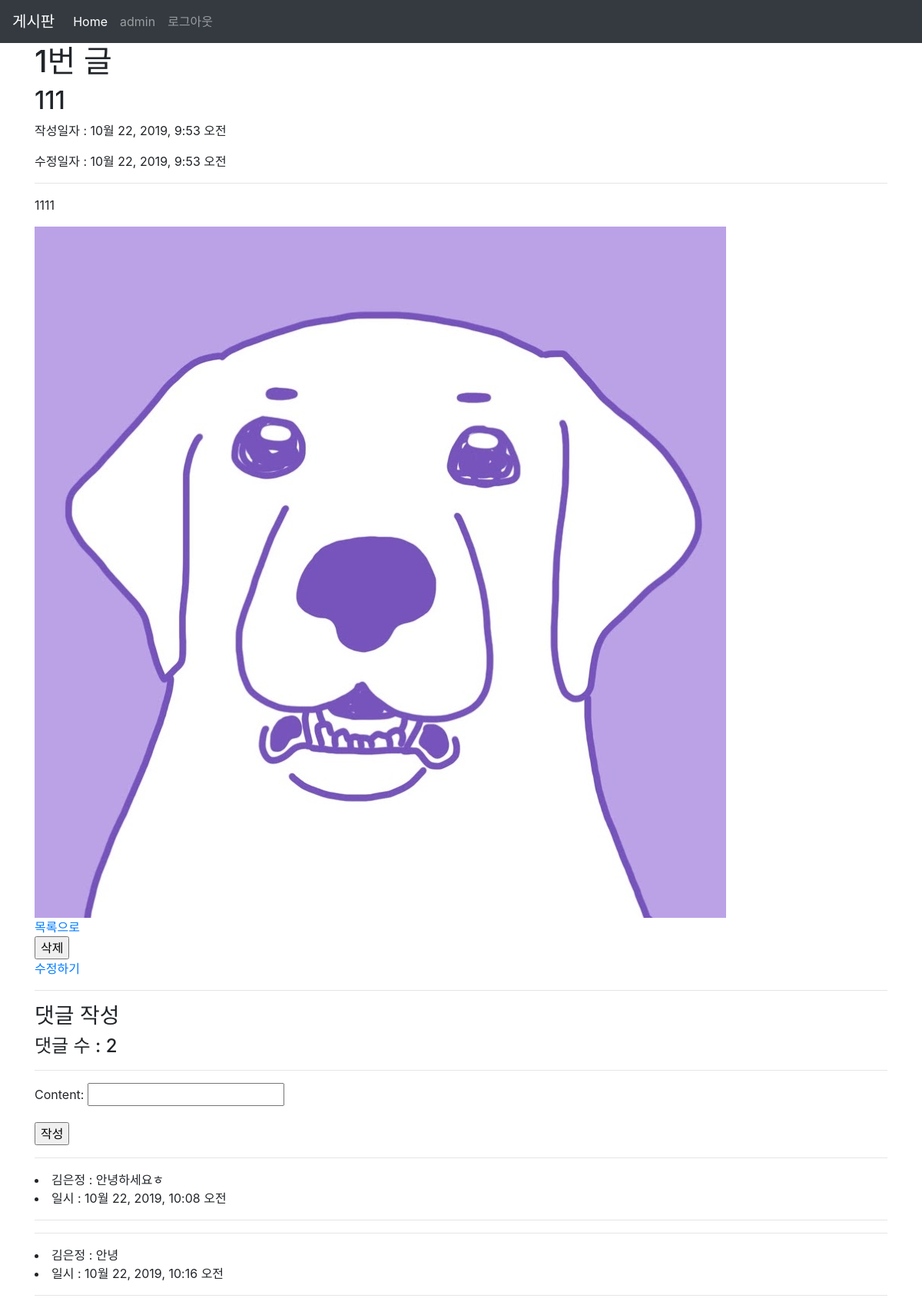
Page /articles/1/ (signed in) on the committed database.
### accounts/models.py (models this page shows)
class User(AbstractUser):
    pass

### articles/models.py (models this page shows, shortened)
class Article(models.Model):
   title = models.CharField(max_length=10)
   content = models.TextField()
   image = models.ImageField(blank=True)
   image_thumbnail = ProcessedImageField(
       blank=True,
       processors=[ResizeToFill(300, 300)],
       format='JPEG',
       options={'quality': 80}
   )
   created_at = models.DateTimeField(auto_now_add=True)
   updated_at = models.DateTimeField(auto_now=True)
   user = models.ForeignKey(settings.AUTH_USER_MODEL, on_delete=models.CASCADE)

class Comment(models.Model):
   content = models.CharField(max_length=140)
   created_at = models.DateTimeField(auto_now_add=True)
   article = models.ForeignKey(Article, on_delete=models.CASCADE)
   user = models.ForeignKey(settings.AUTH_USER_MODEL, on_delete=models.CASCADE)

### articles/views.py (the view)
# urls.py: path('<int:article_pk>/', views.detail, name='detail'),
def detail(request, article_pk):
    article = get_object_or_404(Article, pk=article_pk)
    comments = article.comment_set.all()
    comment_form = CommentForm()
    context = {
        'article': article,
        'comments': comments,
        'comment_form' : comment_form,
    }
    return render(request, 'articles/detail.html', context)

### articles/forms.py
class CommentForm(forms.ModelForm):
    class Meta:
        model = Comment
        fields = '__all__'
        exclude = ('article', 'user', )

### articles/templates/articles/detail.html (shortened to what this page needs)
{% extends 'articles/base.html' %}
{% load bootstrap4 %}
{% block body %}
<h1>{{ article.id }}번 글</h1>
<h2>{{ article.title }}</h2>
<p>작성일자 : {{ article.created_at }}</p>
<p>수정일자 : {{ article.updated_at }}</p>
<hr>
<p>{{ article.content }}</p>
{% if article.image %}
    <div><img src="{{ article.image.url }}" alt=""></div>
{% endif %}
<a href="{% url 'articles:index' %}">목록으로</a>
{% if article.user == request.user %}
    <form action="{% url 'articles:delete' article.pk %}" method="POST"
    onclick="return confirm('정말 삭제하시겠습니까?')">
        <input type="submit" value="삭제">
    </form>
    <a href="{% url 'articles:update' article.pk %}">수정하기</a>
{% endif %}
<hr>
<h3>댓글 작성 </h3>
<h4>댓글 수 : {{ comments.count }}</h4>
<hr>
{% if article.user %}
    <form action="{% url 'articles:comment_create' article.pk %}" method="POST">
        {{ comment_form.as_p }}
        <input type="submit" value="작성">
    </form>
{% endif %}
{% for comment in article.comment_set.all %}
    <hr>
    <li>{{comment.user.username }} : {{ comment.content }}</li>
    <li>일시 : {{ comment.created_at }}</li>
    <hr>
{% empty %}
    <p>댓글이 없습니다.</p>
{% endfor %}
{% endblock %}

### articles/templates/articles/base.html (shortened to what this page needs)
{% load static %}
<!DOCTYPE html>
<html lang="ko">
<head>
  <link rel="stylesheet" href="{% static 'bootstrap/css/bootstrap.min.css' %}">
</head>
<body>
  <nav class="navbar navbar-expand-lg navbar-dark bg-dark">
    <a class="navbar-brand" href="/articles/">게시판</a>
    <div class="collapse navbar-collapse" id="navbarNav">
      <ul class="navbar-nav">
        <li class="nav-item active">
          <a class="nav-link" href="/articles/">Home <span class="sr-only">(current)</span></a>
        </li>
        {% if user.is_authenticated %}
        <li class="nav-item">
          <a class="nav-link">{{ user.username }}</a>
        </li>
        <li class="nav-item">
          <a class="nav-link" href="{% url 'accounts:logout'%}">로그아웃</a>
        </li>
        {% endif %}
      </ul>
    </div>
  </nav>
  <div class="container">
    {% block body %}
    {% endblock %}
  </div>
</body>
</html>

### rows in the picture
User: username "admin"
Article: id "1", title "111", created_at "10월 22, 2019, 9:53 오전", updated_at "10월 22, 2019, 9:53 오전", content "1111", image (picture), count "2"
Comment: user.username "김은정", content "안녕하세요ㅎ", created_at "10월 22, 2019, 10:08 오전"
Comment: user.username "김은정", content "안녕", created_at "10월 22, 2019, 10:16 오전"
